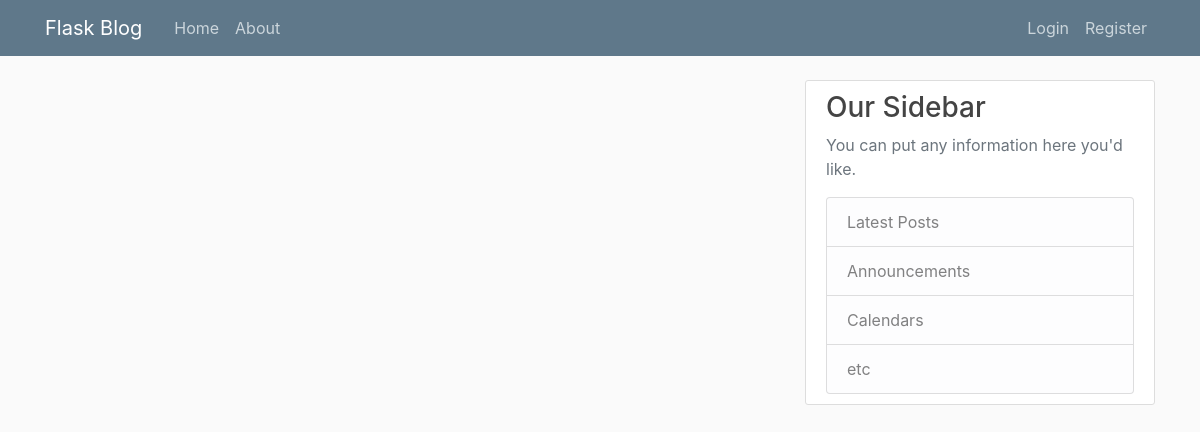
/home, run on an earlier commit of the app's database.
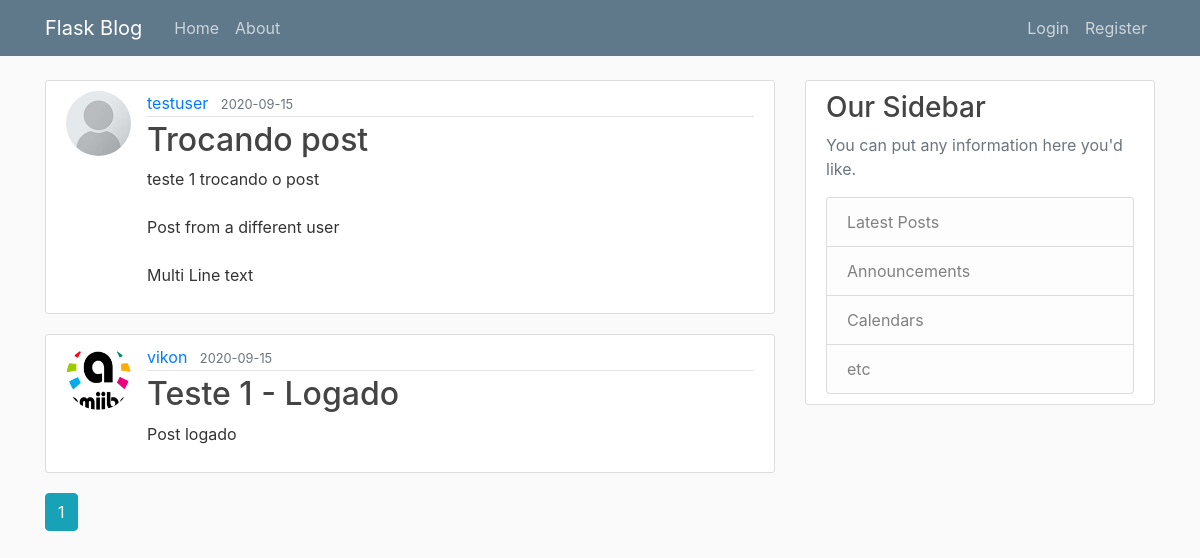
And on a later commit of the database.
### flaskblog/models.py (models this page shows, shortened)
class Post(db.Model):
    id = db.Column(db.Integer, primary_key=True)
    title = db.Column(db.String(100), nullable=False)
    date_posted = db.Column(db.DateTime, nullable=False, default=datetime.utcnow)
    content = db.Column(db.Text, nullable=False)
    user_id = db.Column(db.Integer, db.ForeignKey('user.id'), nullable=False)

class User(db.Model, UserMixin):
    id = db.Column(db.Integer, primary_key=True)
    username = db.Column(db.String(20), unique=True, nullable=False)
    email = db.Column(db.String(120), unique=True, nullable=False)
    image_file = db.Column(db.String(20), nullable=False, default='default.jpg')
    password = db.Column(db.String(60), nullable=False)
    posts = db.relationship('Post', backref='author', lazy=True)

### flaskblog/main/routes.py (the view)
@main.route("/")
@main.route("/home")
def home():
    page = request.args.get('page', 1, type=int)
    posts = Post.query.order_by(
        Post.date_posted.desc()).paginate(page=page, per_page=5)
    return render_template('home.html', posts=posts)

### flaskblog/templates/home.html
{% extends "layout.html" %}
{% block content %}
    {% for post in posts.items %}
        <article class="media content-section">
          <img class="rounded-circle article-img" src="{{ url_for('static', filename='profile_pics/' + post.author.image_file) }}">
          <div class="media-body">
            <div class="article-metadata">
              <a class="mr-2" href="{{ url_for('users.user_posts', username=post.author.username) }}">{{ post.author.username }}</a>
              <small class="text-muted">{{ post.date_posted.strftime('%Y-%m-%d') }}</small>
            </div>
            <h2><a class="article-title" href="{{ url_for('posts.post', post_id=post.id) }}">{{ post.title }}</a></h2>
            <p class="article-content">{{ post.content }}</p>
          </div>
        </article>
    {% endfor %}
    {% for page_num in posts.iter_pages(left_edge=1, right_edge=1, left_current=1, right_current=2) %}
      {% if page_num %}
        {% if posts.page == page_num %}
          <a class="btn btn-info mb-4" href="{{ url_for('main.home', page=page_num) }}">{{ page_num }}</a>
        {% else %}
          <a class="btn btn-outline-info mb-4" href="{{ url_for('main.home', page=page_num) }}">{{ page_num }}</a>
        {% endif %}
      {% else %}
        ...
      {% endif %}
    {% endfor %}
{% endblock content %}

What changed in the data, as far as the page shows it:
added Post: image_file (placeholder picture), author.username "testuser", date_posted "2020-09-15", title "Trocando post", content "teste 1 trocando o post Post from a different user Multi Line text"
added Post: image_file (picture), author.username "vikon", date_posted "2020-09-15", title "Teste 1 - Logado", content "Post logado"
Also different on the page:
new list line: "1"
